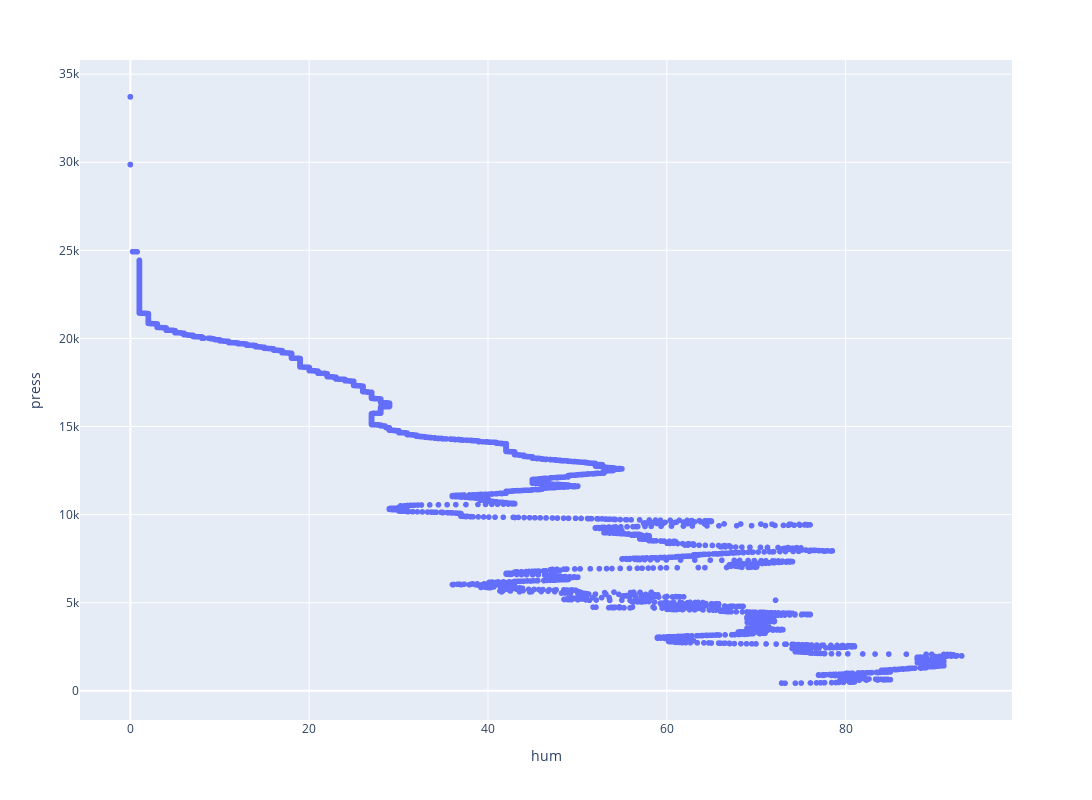

This figure's notebook cell:
### Code cell
fig.update_layout(
    width = 1200,
    height = 800,
    )

fig.show()

### Figure 1 — Plotly figure (JSON) as saved in the notebook; plotly's stock layout.template omitted (floating-point values rounded to 4 significant figures; data arrays with more than 128 entries replaced by an {"elided": "..."} marker saying what was removed)
{"data": [{"hovertemplate": "hum=%{x}<br>press=%{y}<extra></extra>", "legendgroup": "", "marker": {"color": "#636efa", "symbol": "circle"}, "mode": "markers", "name": "", "showlegend": false, "type": "scattergl", "x": {"elided": "5034 float values"}, "xaxis": "x", "y": {"elided": "5034 float values"}, "yaxis": "y"}], "layout": {"height": 800, "legend": {"tracegroupgap": 0}, "margin": {"t": 60}, "width": 1200, "xaxis": {"anchor": "y", "autorange": true, "domain": [0, 1], "range": [-5.583, 98.56], "title": {"text": "hum"}, "type": "linear"}, "yaxis": {"anchor": "x", "autorange": true, "domain": [0, 1], "range": [-1657.0, 35800.0], "title": {"text": "press"}, "type": "linear"}}}
